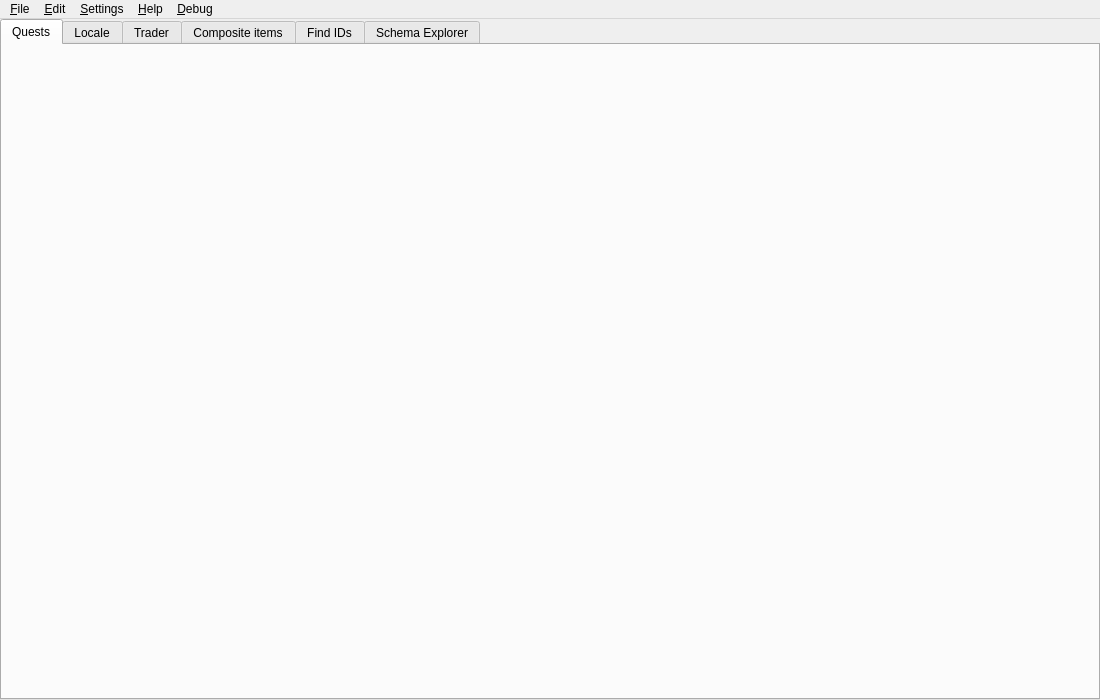
<?xml version="1.0" encoding="UTF-8"?>
<ui version="4.0">
 <class>MainWindowForm</class>
 <widget class="QMainWindow" name="MainWindowForm">
  <property name="geometry">
   <rect>
    <x>0</x>
    <y>0</y>
    <width>1100</width>
    <height>700</height>
   </rect>
  </property>
  <property name="windowTitle">
   <string>SPT Trader Builder</string>
  </property>
  <widget class="QWidget" name="centralwidget">
   <layout class="QVBoxLayout" name="centralLayout">
    <property name="spacing">
     <number>0</number>
    </property>
    <property name="leftMargin">
     <number>0</number>
    </property>
    <property name="topMargin">
     <number>0</number>
    </property>
    <property name="rightMargin">
     <number>0</number>
    </property>
    <property name="bottomMargin">
     <number>0</number>
    </property>
    <item>
     <widget class="QTabWidget" name="tabs">
      <property name="currentIndex">
       <number>0</number>
      </property>
      <widget class="QWidget" name="page_quests">
       <attribute name="title">
        <string>Quests</string>
       </attribute>
      </widget>
      <widget class="QWidget" name="page_locale">
       <attribute name="title">
        <string>Locale</string>
       </attribute>
      </widget>
      <widget class="QWidget" name="page_trader">
       <attribute name="title">
        <string>Trader</string>
       </attribute>
      </widget>
      <widget class="QWidget" name="page_composite">
       <attribute name="title">
        <string>Composite items</string>
       </attribute>
      </widget>
      <widget class="QWidget" name="page_find_ids">
       <attribute name="title">
        <string>Find IDs</string>
       </attribute>
      </widget>
      <widget class="QWidget" name="page_explorer">
       <attribute name="title">
        <string>Schema Explorer</string>
       </attribute>
      </widget>
     </widget>
    </item>
   </layout>
  </widget>
  <widget class="QMenuBar" name="menubar">
   <widget class="QMenu" name="menuFile">
    <property name="title">
     <string>&amp;File</string>
    </property>
    <widget class="QMenu" name="menuQuests">
     <property name="title">
      <string>&amp;Quests</string>
     </property>
     <addaction name="actionNewQuests"/>
     <addaction name="actionOpenQuests"/>
     <addaction name="actionImportQuests"/>
     <addaction name="separator"/>
     <addaction name="actionSaveQuests"/>
     <addaction name="actionSaveQuestsAs"/>
     <addaction name="separator"/>
     <addaction name="actionExportQuests"/>
    </widget>
    <widget class="QMenu" name="menuLocale">
     <property name="title">
      <string>&amp;Locale</string>
     </property>
     <addaction name="actionNewLocale"/>
     <addaction name="actionOpenLocale"/>
     <addaction name="actionImportLocale"/>
     <addaction name="separator"/>
     <addaction name="actionSaveLocale"/>
     <addaction name="actionSaveLocaleAs"/>
    </widget>
    <widget class="QMenu" name="menuAssort">
     <property name="title">
      <string>&amp;Trader assort</string>
     </property>
     <addaction name="actionAssortNew"/>
     <addaction name="actionAssortOpen"/>
     <addaction name="actionAssortImport"/>
     <addaction name="separator"/>
     <addaction name="actionAssortSave"/>
     <addaction name="actionAssortSaveAs"/>
    </widget>
    <widget class="QMenu" name="menuLocks">
     <property name="title">
      <string>Quest &amp;assort</string>
     </property>
     <addaction name="actionLocksNew"/>
     <addaction name="actionLocksOpen"/>
     <addaction name="actionLocksImport"/>
     <addaction name="separator"/>
     <addaction name="actionLocksSave"/>
     <addaction name="actionLocksSaveAs"/>
    </widget>
    <widget class="QMenu" name="menuReferences">
     <property name="title">
      <string>&amp;References</string>
     </property>
     <addaction name="actionAddReferences"/>
     <addaction name="actionManageReferences"/>
     <addaction name="actionReloadReferences"/>
    </widget>
    <addaction name="actionImportFiles"/>
    <addaction name="separator"/>
    <addaction name="menuQuests"/>
    <addaction name="menuLocale"/>
    <addaction name="menuAssort"/>
    <addaction name="menuLocks"/>
    <addaction name="menuReferences"/>
    <addaction name="separator"/>
    <addaction name="actionExit"/>
   </widget>
   <widget class="QMenu" name="menuEdit">
    <property name="title">
     <string>&amp;Edit</string>
    </property>
    <addaction name="actionUndo"/>
    <addaction name="actionRedo"/>
   </widget>
   <widget class="QMenu" name="menuSettings">
    <property name="title">
     <string>&amp;Settings</string>
    </property>
    <addaction name="actionSettings"/>
   </widget>
   <widget class="QMenu" name="menuHelp">
    <property name="title">
     <string>&amp;Help</string>
    </property>
    <addaction name="actionAbout"/>
    <addaction name="actionUpdates"/>
   </widget>
   <widget class="QMenu" name="menuDebug">
    <property name="title">
     <string>&amp;Debug</string>
    </property>
    <addaction name="actionRegenerateAssort"/>
    <addaction name="actionRegenerateLocks"/>
   </widget>
   <addaction name="menuFile"/>
   <addaction name="menuEdit"/>
   <addaction name="menuSettings"/>
   <addaction name="menuHelp"/>
   <addaction name="menuDebug"/>
  </widget>
  <action name="actionNewQuests">
   <property name="text">
    <string>New (empty)</string>
   </property>
   <property name="shortcut">
    <string>Ctrl+N</string>
   </property>
  </action>
  <action name="actionOpenQuests">
   <property name="text">
    <string>Open...</string>
   </property>
   <property name="shortcut">
    <string>Ctrl+O</string>
   </property>
  </action>
  <action name="actionImportQuests">
   <property name="text">
    <string>Import...</string>
   </property>
  </action>
  <action name="actionSaveQuests">
   <property name="text">
    <string>Save</string>
   </property>
   <property name="shortcut">
    <string>Ctrl+S</string>
   </property>
  </action>
  <action name="actionSaveQuestsAs">
   <property name="text">
    <string>Save as...</string>
   </property>
   <property name="shortcut">
    <string>Ctrl+Shift+S</string>
   </property>
  </action>
  <action name="actionNewLocale">
   <property name="text">
    <string>New (empty)</string>
   </property>
  </action>
  <action name="actionOpenLocale">
   <property name="text">
    <string>Open...</string>
   </property>
  </action>
  <action name="actionImportLocale">
   <property name="text">
    <string>Import...</string>
   </property>
  </action>
  <action name="actionSaveLocale">
   <property name="text">
    <string>Save</string>
   </property>
   <property name="shortcut">
    <string>Ctrl+Alt+S</string>
   </property>
  </action>
  <action name="actionSaveLocaleAs">
   <property name="text">
    <string>Save as...</string>
   </property>
  </action>
  <action name="actionAssortNew">
   <property name="text">
    <string>New (empty)</string>
   </property>
  </action>
  <action name="actionAssortOpen">
   <property name="text">
    <string>Open...</string>
   </property>
  </action>
  <action name="actionAssortImport">
   <property name="text">
    <string>Import...</string>
   </property>
  </action>
  <action name="actionAssortSave">
   <property name="text">
    <string>Save</string>
   </property>
  </action>
  <action name="actionAssortSaveAs">
   <property name="text">
    <string>Save as...</string>
   </property>
  </action>
  <action name="actionLocksNew">
   <property name="text">
    <string>New (empty)</string>
   </property>
  </action>
  <action name="actionLocksOpen">
   <property name="text">
    <string>Open...</string>
   </property>
  </action>
  <action name="actionLocksImport">
   <property name="text">
    <string>Import...</string>
   </property>
  </action>
  <action name="actionLocksSave">
   <property name="text">
    <string>Save</string>
   </property>
  </action>
  <action name="actionLocksSaveAs">
   <property name="text">
    <string>Save as...</string>
   </property>
  </action>
  <action name="actionAddReferences">
   <property name="text">
    <string>&amp;Add reference files...</string>
   </property>
   <property name="toolTip">
    <string>Files that are only looked at (other mods' quests, items, traders), never edited or saved</string>
   </property>
  </action>
  <action name="actionManageReferences">
   <property name="text">
    <string>&amp;Manage reference files...</string>
   </property>
   <property name="toolTip">
    <string>See, remove or reload the reference files</string>
   </property>
  </action>
  <action name="actionReloadReferences">
   <property name="text">
    <string>&amp;Reload reference files</string>
   </property>
   <property name="toolTip">
    <string>Read the reference files again</string>
   </property>
  </action>
  <action name="actionImportFiles">
   <property name="text">
    <string>&amp;Import files...</string>
   </property>
   <property name="shortcut">
    <string>Ctrl+I</string>
   </property>
  </action>
  <action name="actionExportQuests">
   <property name="text">
    <string>&amp;Export selected quests...</string>
   </property>
  </action>
  <action name="actionExit">
   <property name="text">
    <string>E&amp;xit</string>
   </property>
   <property name="shortcut">
    <string>Alt+F4</string>
   </property>
  </action>
  <action name="actionUndo">
   <property name="text">
    <string>&amp;Undo</string>
   </property>
   <property name="shortcut">
    <string>Ctrl+Z</string>
   </property>
  </action>
  <action name="actionRedo">
   <property name="text">
    <string>&amp;Redo</string>
   </property>
   <property name="shortcut">
    <string>Ctrl+Y</string>
   </property>
  </action>
  <action name="actionSettings">
   <property name="text">
    <string>&amp;Settings...</string>
   </property>
  </action>
  <action name="actionAbout">
   <property name="text">
    <string>&amp;About</string>
   </property>
  </action>
  <action name="actionRegenerateAssort">
   <property name="text">
    <string>Regenerate trader assort using known data...</string>
   </property>
   <property name="toolTip">
    <string>Save a new trader assort file made only from the offers the program knows: their items, prices and levels</string>
   </property>
  </action>
  <action name="actionRegenerateLocks">
   <property name="text">
    <string>Regenerate quest assort using known data...</string>
   </property>
   <property name="toolTip">
    <string>Save a new quest assort file with only the links to offers and quests the program knows</string>
   </property>
  </action>
  <action name="actionUpdates">
   <property name="text">
    <string>Check for &amp;updates</string>
   </property>
  </action>
 </widget>
 <resources/>
 <connections/>
</ui>
